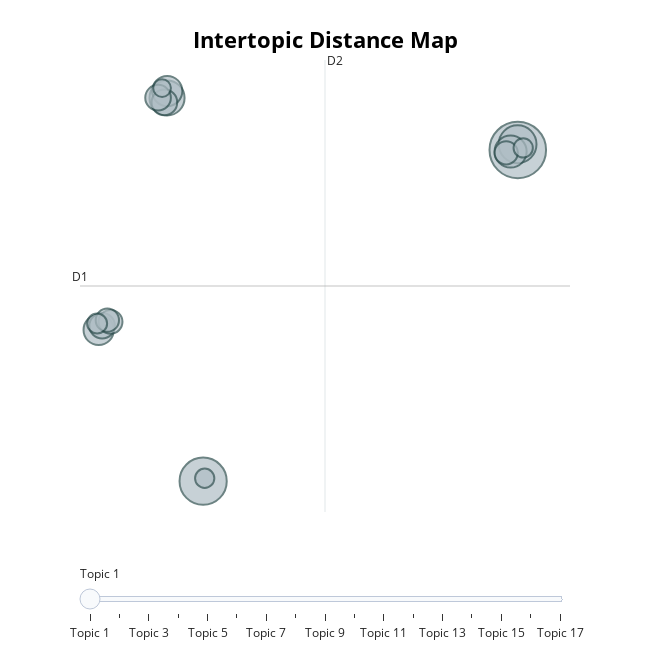

The code cell stored with this chart in its notebook:
### Markdown cell above
### 2.3. Examining the Results

### Code cell
fig = topic_model.visualize_topics()
fig.write_html(f'pqs_guided_{MINISTRY.lower()}_topic_distance.html')
fig

### Figure 1 — Plotly figure (JSON) as saved in the notebook; plotly's stock layout.template omitted (floating-point values rounded to 4 significant figures)
{"data": [{"customdata": [[1, "muslim community | mosque | religious | asatizah | mendaki", 112], [2, "art | art culture | artist | art group | heritage", 78], [3, "mendaki | childcare | primary | operator | school education", 50], [4, "cdc | charity | voucher | comcare | fund raise", 43], [5, "madrasah | teacher | religious | madrasah student | irsyad", 36], [6, "generation | asean | aspiration | opportunity | national youth", 32], [7, "household | zakat | financial assistance | average household | household income", 32], [8, "pa | bank | auditor | car | ma", 23], [9, "political | pa | grassroots | party | political party", 23], [10, "religious | racial | harmony | religion | divide", 23], [11, "dispute | mediation | tribunal | resolution | neighbour", 20], [12, "haj | korban | halal | pilgrimage | sheep", 19], [13, "taxi | bus | commuter | transport | public transport", 19], [14, "facilitator | empower | company | grind initiative | cdc", 14], [15, "heritage | artefact | monument | national monument | survey", 13], [16, "divorce | couple | marriage | court | syariah court", 13], [17, "ttfs | loan | malay student | mendaki | loan give", 11]], "hovertemplate": "<b>Topic %{customdata[0]}</b><br>Words: %{customdata[1]}<br>Size: %{customdata[2]}", "legendgroup": "", "marker": {"color": "#B0BEC5", "line": {"color": "DarkSlateGrey", "width": 2}, "size": [112, 78, 50, 43, 36, 32, 32, 23, 23, 23, 20, 19, 19, 14, 13, 13, 11], "sizemode": "area", "sizeref": 0.07, "symbol": "circle"}, "mode": "markers", "name": "", "orientation": "v", "showlegend": false, "type": "scatter", "x": [21.07, -0.5579, 21.06, -3.04, 20.58, -7.738, -3.026, -3.22, -3.655, -7.499, -6.923, 20.27, -7.141, -7.845, -0.4504, 21.44, -3.381], "xaxis": "x", "y": [10.04, -16.45, 10.49, 14.2, 9.911, -4.355, 14.75, 13.84, 14.22, -4.018, -3.708, 9.809, -3.571, -3.84, -16.22, 10.2, 14.98], "yaxis": "y"}], "layout": {"annotations": [{"showarrow": false, "text": "D1", "x": -9.021, "y": -0.8406, "yshift": 10}, {"showarrow": false, "text": "D2", "x": 7.818, "xshift": 10, "y": 17.23}], "height": 650, "hoverlabel": {"bgcolor": "white", "font": {"family": "Rockwell", "size": 16}}, "legend": {"itemsizing": "constant", "tracegroupgap": 0}, "margin": {"t": 60}, "shapes": [{"line": {"color": "#CFD8DC", "width": 2}, "type": "line", "x0": 7.818, "x1": 7.818, "y0": -18.91, "y1": 17.23}, {"line": {"color": "#9E9E9E", "width": 2}, "type": "line", "x0": -9.021, "x1": 24.66, "y0": -0.8406, "y1": -0.8406}], "sliders": [{"active": 0, "pad": {"t": 50}, "steps": [{"args": [{"marker.color": [["red", "#B0BEC5", "#B0BEC5", "#B0BEC5", "#B0BEC5", "#B0BEC5", "#B0BEC5", "#B0BEC5", "#B0BEC5", "#B0BEC5", "#B0BEC5", "#B0BEC5", "#B0BEC5", "#B0BEC5", "#B0BEC5", "#B0BEC5", "#B0BEC5"]]}], "label": "Topic 1", "method": "update"}, {"args": [{"marker.color": [["#B0BEC5", "red", "#B0BEC5", "#B0BEC5", "#B0BEC5", "#B0BEC5", "#B0BEC5", "#B0BEC5", "#B0BEC5", "#B0BEC5", "#B0BEC5", "#B0BEC5", "#B0BEC5", "#B0BEC5", "#B0BEC5", "#B0BEC5", "#B0BEC5"]]}], "label": "Topic 2", "method": "update"}, {"args": [{"marker.color": [["#B0BEC5", "#B0BEC5", "red", "#B0BEC5", "#B0BEC5", "#B0BEC5", "#B0BEC5", "#B0BEC5", "#B0BEC5", "#B0BEC5", "#B0BEC5", "#B0BEC5", "#B0BEC5", "#B0BEC5", "#B0BEC5", "#B0BEC5", "#B0BEC5"]]}], "label": "Topic 3", "method": "update"}, {"args": [{"marker.color": [["#B0BEC5", "#B0BEC5", "#B0BEC5", "red", "#B0BEC5", "#B0BEC5", "#B0BEC5", "#B0BEC5", "#B0BEC5", "#B0BEC5", "#B0BEC5", "#B0BEC5", "#B0BEC5", "#B0BEC5", "#B0BEC5", "#B0BEC5", "#B0BEC5"]]}], "label": "Topic 4", "method": "update"}, {"args": [{"marker.color": [["#B0BEC5", "#B0BEC5", "#B0BEC5", "#B0BEC5", "red", "#B0BEC5", "#B0BEC5", "#B0BEC5", "#B0BEC5", "#B0BEC5", "#B0BEC5", "#B0BEC5", "#B0BEC5", "#B0BEC5", "#B0BEC5", "#B0BEC5", "#B0BEC5"]]}], "label": "Topic 5", "method": "update"}, {"args": [{"marker.color": [["#B0BEC5", "#B0BEC5", "#B0BEC5", "#B0BEC5", "#B0BEC5", "red", "#B0BEC5", "#B0BEC5", "#B0BEC5", "#B0BEC5", "#B0BEC5", "#B0BEC5", "#B0BEC5", "#B0BEC5", "#B0BEC5", "#B0BEC5", "#B0BEC5"]]}], "label": "Topic 6", "method": "update"}, {"args": [{"marker.color": [["#B0BEC5", "#B0BEC5", "#B0BEC5", "#B0BEC5", "#B0BEC5", "#B0BEC5", "red", "#B0BEC5", "#B0BEC5", "#B0BEC5", "#B0BEC5", "#B0BEC5", "#B0BEC5", "#B0BEC5", "#B0BEC5", "#B0BEC5", "#B0BEC5"]]}], "label": "Topic 7", "method": "update"}, {"args": [{"marker.color": [["#B0BEC5", "#B0BEC5", "#B0BEC5", "#B0BEC5", "#B0BEC5", "#B0BEC5", "#B0BEC5", "red", "#B0BEC5", "#B0BEC5", "#B0BEC5", "#B0BEC5", "#B0BEC5", "#B0BEC5", "#B0BEC5", "#B0BEC5", "#B0BEC5"]]}], "label": "Topic 8", "method": "update"}, {"args": [{"marker.color": [["#B0BEC5", "#B0BEC5", "#B0BEC5", "#B0BEC5", "#B0BEC5", "#B0BEC5", "#B0BEC5", "#B0BEC5", "red", "#B0BEC5", "#B0BEC5", "#B0BEC5", "#B0BEC5", "#B0BEC5", "#B0BEC5", "#B0BEC5", "#B0BEC5"]]}], "label": "Topic 9", "method": "update"}, {"args": [{"marker.color": [["#B0BEC5", "#B0BEC5", "#B0BEC5", "#B0BEC5", "#B0BEC5", "#B0BEC5", "#B0BEC5", "#B0BEC5", "#B0BEC5", "red", "#B0BEC5", "#B0BEC5", "#B0BEC5", "#B0BEC5", "#B0BEC5", "#B0BEC5", "#B0BEC5"]]}], "label": "Topic 10", "method": "update"}, {"args": [{"marker.color": [["#B0BEC5", "#B0BEC5", "#B0BEC5", "#B0BEC5", "#B0BEC5", "#B0BEC5", "#B0BEC5", "#B0BEC5", "#B0BEC5", "#B0BEC5", "red", "#B0BEC5", "#B0BEC5", "#B0BEC5", "#B0BEC5", "#B0BEC5", "#B0BEC5"]]}], "label": "Topic 11", "method": "update"}, {"args": [{"marker.color": [["#B0BEC5", "#B0BEC5", "#B0BEC5", "#B0BEC5", "#B0BEC5", "#B0BEC5", "#B0BEC5", "#B0BEC5", "#B0BEC5", "#B0BEC5", "#B0BEC5", "red", "#B0BEC5", "#B0BEC5", "#B0BEC5", "#B0BEC5", "#B0BEC5"]]}], "label": "Topic 12", "method": "update"}, {"args": [{"marker.color": [["#B0BEC5", "#B0BEC5", "#B0BEC5", "#B0BEC5", "#B0BEC5", "#B0BEC5", "#B0BEC5", "#B0BEC5", "#B0BEC5", "#B0BEC5", "#B0BEC5", "#B0BEC5", "red", "#B0BEC5", "#B0BEC5", "#B0BEC5", "#B0BEC5"]]}], "label": "Topic 13", "method": "update"}, {"args": [{"marker.color": [["#B0BEC5", "#B0BEC5", "#B0BEC5", "#B0BEC5", "#B0BEC5", "#B0BEC5", "#B0BEC5", "#B0BEC5", "#B0BEC5", "#B0BEC5", "#B0BEC5", "#B0BEC5", "#B0BEC5", "red", "#B0BEC5", "#B0BEC5", "#B0BEC5"]]}], "label": "Topic 14", "method": "update"}, {"args": [{"marker.color": [["#B0BEC5", "#B0BEC5", "#B0BEC5", "#B0BEC5", "#B0BEC5", "#B0BEC5", "#B0BEC5", "#B0BEC5", "#B0BEC5", "#B0BEC5", "#B0BEC5", "#B0BEC5", "#B0BEC5", "#B0BEC5", "red", "#B0BEC5", "#B0BEC5"]]}], "label": "Topic 15", "method": "update"}, {"args": [{"marker.color": [["#B0BEC5", "#B0BEC5", "#B0BEC5", "#B0BEC5", "#B0BEC5", "#B0BEC5", "#B0BEC5", "#B0BEC5", "#B0BEC5", "#B0BEC5", "#B0BEC5", "#B0BEC5", "#B0BEC5", "#B0BEC5", "#B0BEC5", "red", "#B0BEC5"]]}], "label": "Topic 16", "method": "update"}, {"args": [{"marker.color": [["#B0BEC5", "#B0BEC5", "#B0BEC5", "#B0BEC5", "#B0BEC5", "#B0BEC5", "#B0BEC5", "#B0BEC5", "#B0BEC5", "#B0BEC5", "#B0BEC5", "#B0BEC5", "#B0BEC5", "#B0BEC5", "#B0BEC5", "#B0BEC5", "red"]]}], "label": "Topic 17", "method": "update"}]}], "title": {"font": {"color": "Black", "size": 22}, "text": "<b>Intertopic Distance Map", "x": 0.5, "xanchor": "center", "y": 0.95, "yanchor": "top"}, "width": 650, "xaxis": {"anchor": "y", "domain": [0, 1], "range": [-9.021, 24.66], "title": {"text": ""}, "type": "linear", "visible": false}, "yaxis": {"anchor": "x", "domain": [0, 1], "range": [-18.91, 17.23], "title": {"text": ""}, "type": "linear", "visible": false}}}
